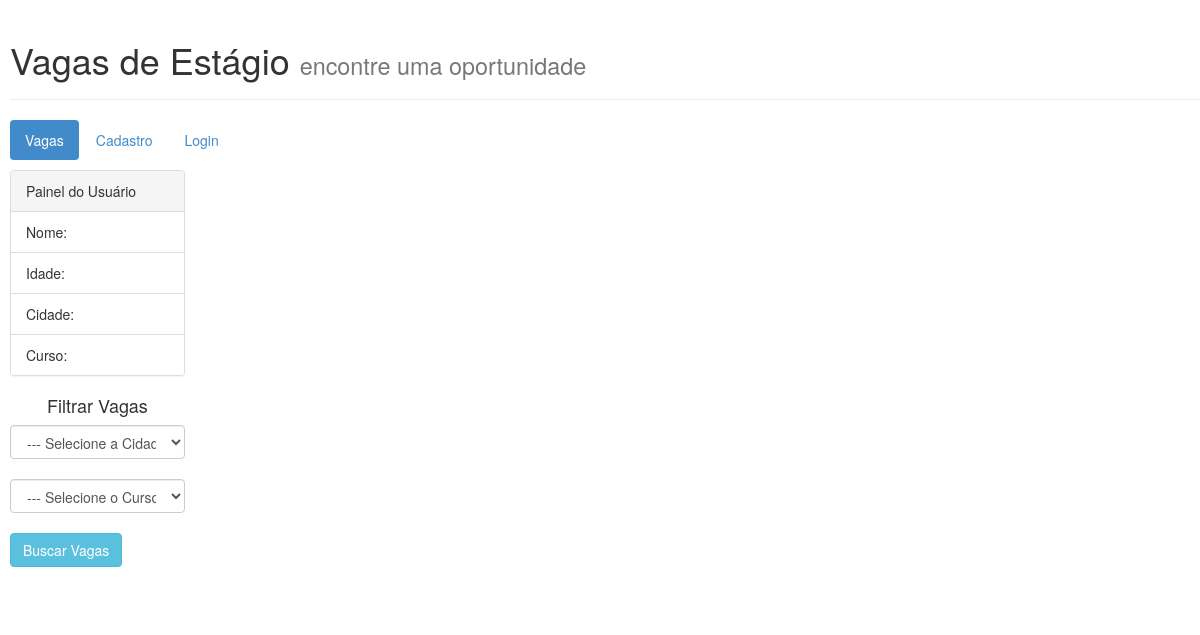
Before: / with the older database file.
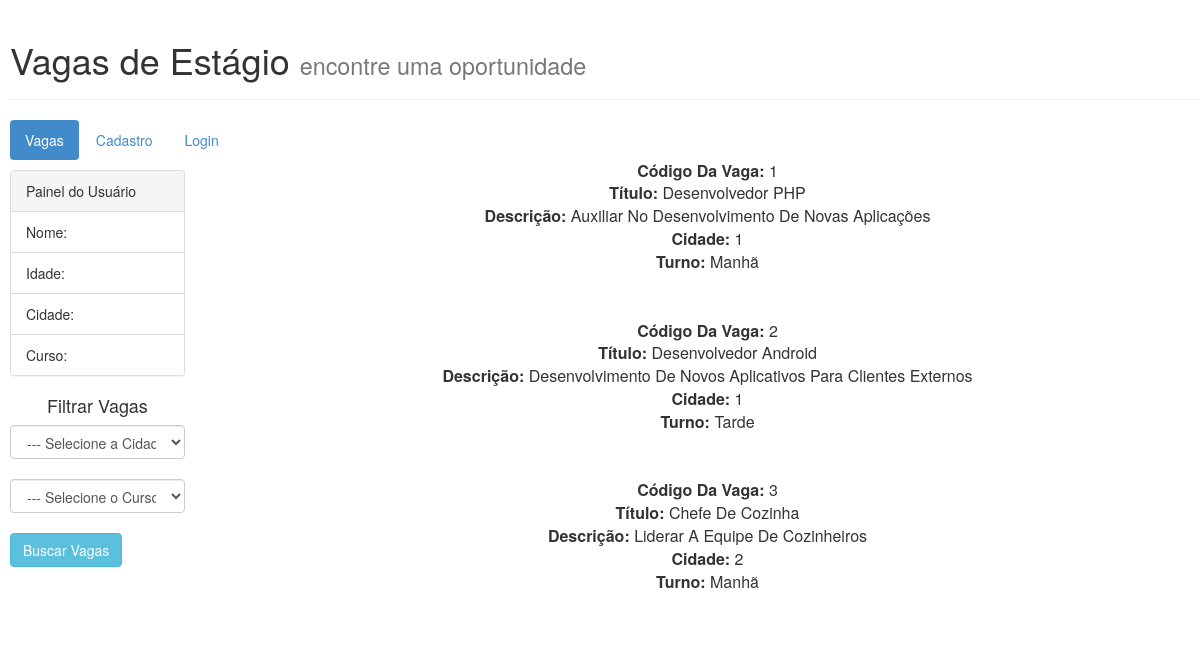
After: the same page with the newer database file.
### tables this page shows
CREATE TABLE IF NOT EXISTS `vagas` (
  `idVaga` int(11) NOT NULL AUTO_INCREMENT,
  `nome` varchar(50) NOT NULL,
  `descricao` text NOT NULL,
  `cidades_idCidade` int(11) NOT NULL,
  `cursos_idCurso` int(11) NOT NULL,
  `status` tinyint(1) NOT NULL,
  `turno` varchar(10) NOT NULL,
  PRIMARY KEY (`idVaga`),
  KEY `fk_vagas_cidades_idx` (`cidades_idCidade`),
  KEY `fk_vagas_cursos1_idx` (`cursos_idCurso`)
);

### classeBD.php (the view, shortened to what this page needs)
<?php
	class FuncoesBD{
		private $conexao;
		function conectar(){
			$this->conexao = mysqli_connect("localhost", "root", "") or die ("Falha na conexão com o Banco de Dados");
			mysqli_select_db($this->conexao, "vagasweb") or die("Banco não encontrado");
			mysqli_set_charset($this->conexao, "utf8");
		}
		function getVagas(){
			$consulta = "SELECT idVaga, nome, descricao, cidades_idCidade, turno FROM vagas";
			$resultado = mysqli_query($this->conexao, $consulta) or die ("Erro ao encontrar vagas");
			while($registro=mysqli_fetch_array($resultado)){
				echo "<span>Código da Vaga: </span>".$registro['idVaga']."<br>";
				echo "<span>Título: </span>".$registro['nome']."<br>";
				echo "<span>Descrição: </span>".$registro['descricao']."<br>";
				echo "<span>Cidade: </span>".$registro['cidades_idCidade']."<br>";
				echo "<span>Turno: </span>".$registro['turno']."<br><br><br>";
			}
		}
	}
?>

### index.php (shortened to what this page needs)
<!DOCTYPE html>
<html>
	<head>
		<html xmlns="http://www.w3.org/1999/xhtml" lang="pt-br" xml:lang="pt-br">
		<link href="bootstrap/css/bootstrap.css" rel="stylesheet">
		<link href="estilos/geral.css" rel="stylesheet">
	</head>
	<body>
		<header>
			<div class="page-header">
  				<h1>Vagas de Estágio <small>encontre uma oportunidade</small></h1>
			</div>
			<div class="menus">
				<ul class="nav nav-pills">
					<li class="active"><a href="index.php">Vagas</a></li>
  					<li><a href="cadastro.html">Cadastro</a></li>
  					<li><a href="login.html">Login</a></li>
				</ul>
			</div>
		</header>
		<main>
			<section id="dados">
				<article>
					<div class="row">
					<div class="col-md-2" id="dadosusuario">
						<div class="panel panel-default">
						  <div class="panel-heading">Painel do Usuário</div>
						  <ul class="list-group">
							<li class="list-group-item">Nome: </li>
							<li class="list-group-item">Idade: </li>
							<li class="list-group-item">Cidade: </li>
							<li class="list-group-item">Curso: </li>
						  </ul>
						</div>
					<div>
						<form>
							<h4>Filtrar Vagas</h4>
							<select name="cidade" id="label-cidade" class="form-control">
								<option value="0">--- Selecione a Cidade ---</option>
							</select>
							<br>
							<select name="curso" id="label-cidade" class="form-control">
								<option value="0">--- Selecione o Curso ---</option>
							</select>
							<br>
							<input type="submit" class="btn btn-info" name="buscar" id="buscar" value="Buscar Vagas" />
							<br><br><br>
						</form>
					</div>
					</div>
					<div class="vagas">
						<?php
						include "classeBD.php";
						$bd = new FuncoesBD();
						$bd -> conectar();
						$bd -> getVagas();
						?>
					</div>
					</div>
				</article>
			</section>
		</main>
	</body>
</html>

### estilos/geral.css (style rules this page uses)
.page-header { margin-left: 10px; }
.menus { margin-left: 10px; }
#dadosusuario { margin-top: 10px; margin-left: 10px; }
.vagas { text-align: center; font-size: 16px; text-transform: capitalize; }
span { font-weight: bold; }
h4 { text-align: center; }

Changed rows visible on the page:
added vagas: idVaga "1", nome "Desenvolvedor PHP", descricao "Auxiliar No Desenvolvimento De Novas Aplicações", cidades_idCidade "1", turno "Manhã"
added vagas: idVaga "2", nome "Desenvolvedor Android", descricao "Desenvolvimento De Novos Aplicativos Para Clientes Externos", cidades_idCidade "1", turno "Tarde"
added vagas: idVaga "3", nome "Chefe De Cozinha", descricao "Liderar A Equipe De Cozinheiros", cidades_idCidade "2", turno "Manhã"
